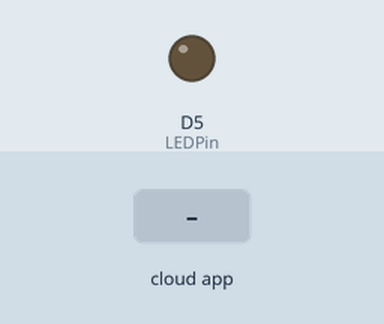
The sketch below on a simulated ESP8266 (NodeMCU). Parts: output pins drawn as LEDs (lit = HIGH). Inputs (shaded band) come from the test bench. WiFi joins after 1.5 s; servers stay silent unless stated; no MQTT or app messages arrive unless stated; what the sketch prints to the serial monitor is not drawn.

Above: at 2.7 s.
2.8 s: the phone or cloud app sets led to ON
At 3.5 s:
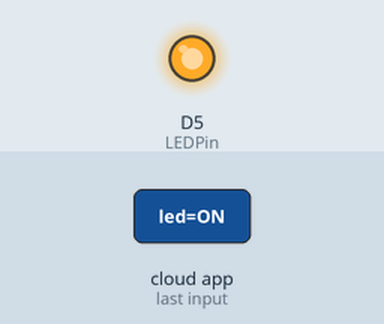
4.3 s: the phone or cloud app sets led to OFF
At 5.4 s:
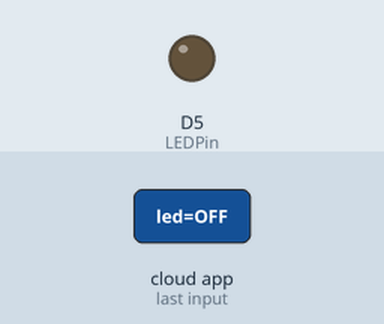
Timing chart, 0 to 7.3 s (numbered marks = the images above; inputs shaded):
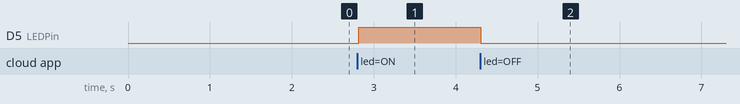

Measured:
- after the input at 2.8 s, D5 (LEDPin): LOW → HIGH at once
- after the input at 4.3 s, D5 (LEDPin): HIGH → LOW at once

The sketch:

NodeMCU_IFTTT_LED.ino
```cpp
#include <ESP8266WiFi.h> //Library for WiFi functionalities
#include <Adafruit_MQTT_Client.h> //Library for Adafruit MQTT Client

//Adafruit Details
#define server "io.adafruit.com"
#define port 1883
#define IO_USERNAME  "AIO_USERNAME"
#define IO_KEY       "AIO_KEY"

String ssid = "WIFI_SSID"; //SSID of your WiFi
String password = "WIFI_PASSWORD"; //Password of your WiFi

WiFiClient esp; //Create a WiFi Client

//Creation of Adafruit MQTT Client
Adafruit_MQTT_Client mqtt(&esp, server, port, IO_USERNAME, IO_KEY);
//Variable for subscribing data in an Adafruit Feed
Adafruit_MQTT_Subscribe LEDFeed = Adafruit_MQTT_Subscribe(&mqtt, IO_USERNAME"/feeds/led");

int LEDPin = D5; //Initialize the LED pin
String dataFeed; //Stores data read from the feed

void setup()
{
  Serial.begin(115200); //Initialisation of NodeMCU Serial
  pinMode(LEDPin, OUTPUT); //Defining the direction of LED
  digitalWrite(LEDPin, LOW); //Initially the LED is set to OFF

  //Connecting NodeMCU to WiFi
  Serial.println("");
  Serial.print("Connecting to ");
  Serial.println(ssid);
  WiFi.begin(ssid, password);
  while (WiFi.status() != WL_CONNECTED)
  {
    delay(500);
    Serial.print(".");
  }
  Serial.println("");
  Serial.println("WiFi connected");
  Serial.println(WiFi.localIP()); //Print the local IP address of NodeMCU

  Serial.print("Connecting to MQTT");

  //Subscribing to LED Feed
  mqtt.subscribe(&LEDFeed);
}

void loop()
{
  //Connecting to MQTT
  if(!mqtt.connected()){
    while (mqtt.connect())
      Serial.print(".");
  }

  //Read data from the Feed
  Adafruit_MQTT_Subscribe *subscription;
  while ((subscription = mqtt.readSubscription(2000))) {
    if (subscription == &LEDFeed) {
      dataFeed = (char *)LEDFeed.lastread;

      Serial.print("Received Data: ");
      Serial.print(dataFeed);

      //Control the LED
      if(dataFeed == "ON")
        digitalWrite(LEDPin, HIGH);
      if(dataFeed == "OFF")
        digitalWrite(LEDPin, LOW);
    }
  }
}
```
